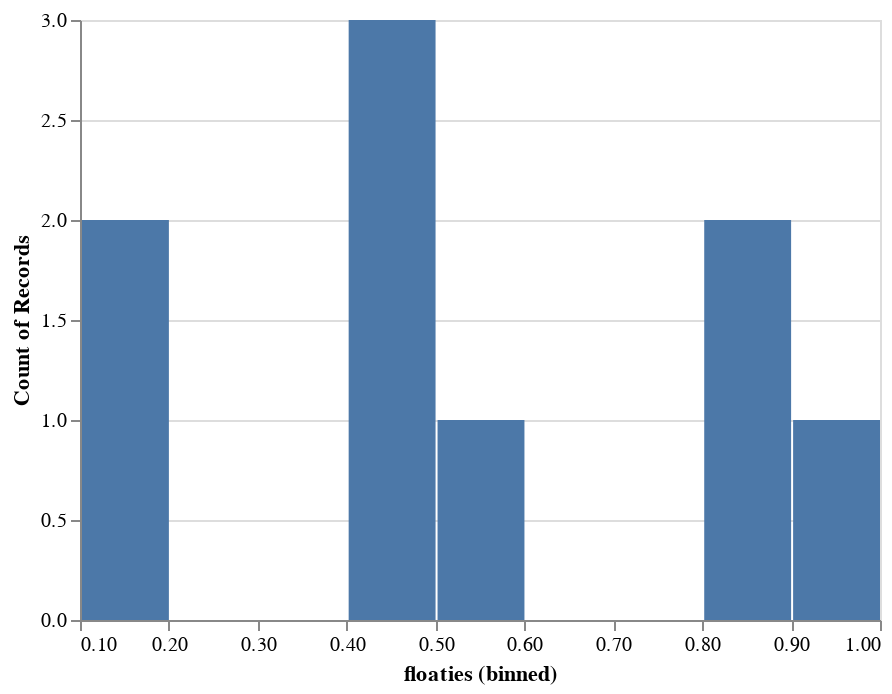

Notebook code for this chart:
### Code cell
cm.chart_me(df, ['floaties'])[0]

### Figure 1 — Vega-Lite specification as saved in the notebook (floating-point values rounded to 4 significant figures)
{"config": {"view": {"continuousWidth": 400, "continuousHeight": 300}}, "data": {"name": "data-c7be269df4eb14610f35942740b942f1"}, "mark": "bar", "encoding": {"x": {"bin": true, "field": "floaties", "type": "quantitative"}, "y": {"aggregate": "count", "type": "quantitative"}}, "$schema": "https://vega.github.io/schema/vega-lite/v4.17.0.json", "datasets": {"data-c7be269df4eb14610f35942740b942f1": [{"integers": 1, "floaties": 0.9076, "floaties_key": 0, "integer_bools": false, "stringer": "rabbit", "datie_dates": "2020-01-01T00:00:00"}, {"integers": 2, "floaties": 0.8095, "floaties_key": 1, "integer_bools": false, "stringer": "leopard", "datie_dates": "2021-02-03T00:00:00"}, {"integers": 3, "floaties": 0.8128, "floaties_key": 2, "integer_bools": false, "stringer": "rabbit", "datie_dates": "2021-02-03T00:00:00"}, {"integers": 1, "floaties": 0.1461, "floaties_key": 3, "integer_bools": false, "stringer": "rabbit", "datie_dates": "2020-01-01T00:00:00"}, {"integers": 2, "floaties": 0.1021, "floaties_key": 4, "integer_bools": true, "stringer": "leopard", "datie_dates": "2021-02-03T00:00:00"}, {"integers": 3, "floaties": 0.4789, "floaties_key": 5, "integer_bools": true, "stringer": "rabbit", "datie_dates": "2021-02-03T00:00:00"}, {"integers": 1, "floaties": 0.5535, "floaties_key": 6, "integer_bools": false, "stringer": "rabbit", "datie_dates": "2020-01-01T00:00:00"}, {"integers": 2, "floaties": 0.4451, "floaties_key": 7, "integer_bools": true, "stringer": "leopard", "datie_dates": "2021-02-03T00:00:00"}, {"integers": 3, "floaties": 0.4747, "floaties_key": 8, "integer_bools": true, "stringer": "rabbit", "datie_dates": "2021-02-03T00:00:00"}]}}
